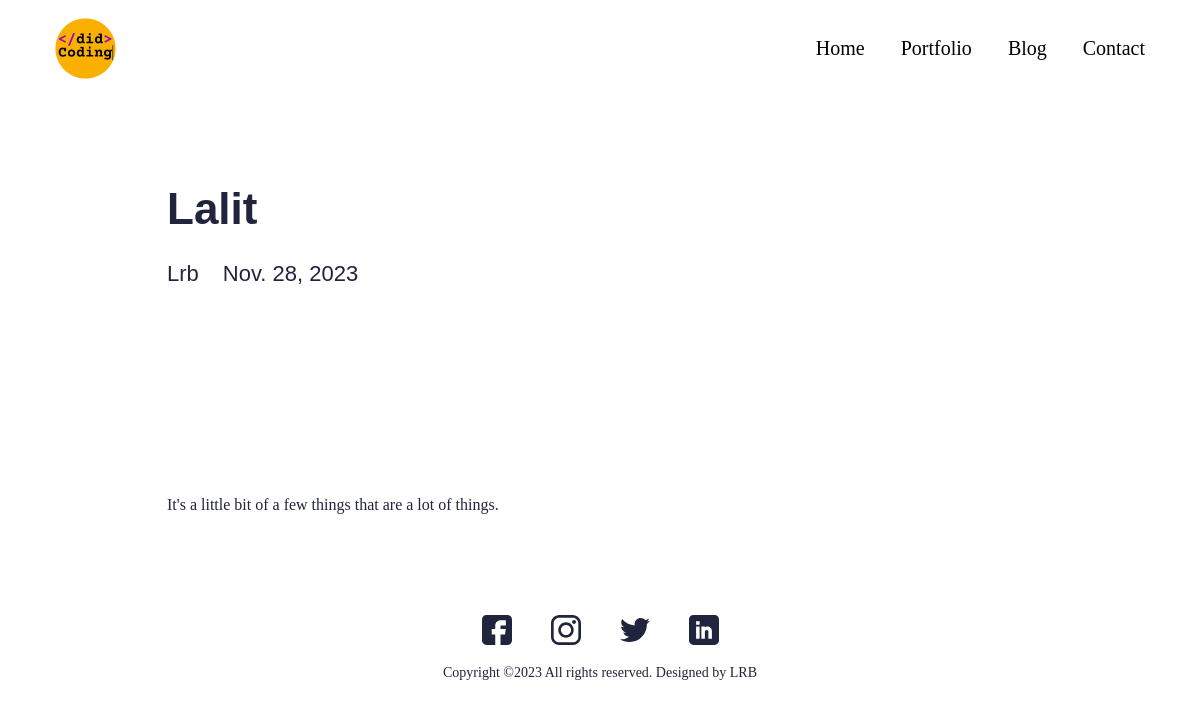
Screenshot of /blog/lalit with the database file from the repository.
### main/models.py (models this page shows, shortened)
class Blog(models.Model):
    class Meta:
        verbose_name_plural = 'Blog Profiles'
        verbose_name = 'Blog'
        ordering = ["timestamp"]
    timestamp = models.DateTimeField(auto_now_add=True)
    author = models.CharField(max_length=200, blank=True, null=True)
    name = models.CharField(max_length=200, blank=True, null=True)
    description = models.CharField(max_length=500, blank=True, null=True)
    body = RichTextField(blank=True, null=True)
    slug = models.SlugField(null=True, blank=True)
    image = models.ImageField(blank=True, null=True, upload_to="blog")
    is_active = models.BooleanField(default=True)

### main/views.py (the view)
# urls.py: path('blog/<slug:slug>', views.BlogDetailView.as_view(), name="blog"),
class BlogDetailView(generic.DetailView):
	model = Blog
	template_name = "main/blog-detail.html"

### digital_resume/context_processors.py (called while the page is built)
def project_context(request):
    context = {
        'me' : User.objects.first(),
    }
    return context

### main/templates/main/blog-detail.html (shortened to what this page needs)
{% extends 'main/base.html' %}
{% load static %}
{% block content %}
<section>
  <div class="innerPageBannerCol">
    <div class="container">
      <div class="row g-4 g-md-3  align-items-center">
        <div class="col-md-6">
          <div class="bannerContent">
            <h1 class="xlTitle pb-md-3">{{object.name|title}}</h1>
          </div>
        </div>
      </div>
      <div class="row">
        <div class="col-md-auto">
          <div class="authorCol">
            <h4 class="smTitle pb-3">{{object.author|title}}</h4>
          </div>
        </div>
        <div class="col-md">
          <h4 class="smTitle pb-3">{{object.timestamp.date}}</h4>
        </div>
      </div>
    </div>
  </div>
</section>
<section>
  <div class="sectionSpaceSm">
    <div class="container">
      {{object.body|safe}}
    </div>
  </div>
</section>
{% endblock %}

### static/css/style.css (style rules this page uses)
:root { --primaryColor: #9C07B6; --primaryDarkColor: #3D0048; --primaryHoverColor: #900AA8; --secondaryColor: #F9B000; --baseColor: #21243D; --baseFont: 'Georgia', serif; --titleFont: 'Helvetica', sans-serif; --regular: 400; --medium: 500; --bold: 700; --black: 900; --lightBg: #F1F1F1; }
html { scroll-behavior: smooth; }
body { font-family: var(--baseFont); color: var(--baseColor); line-height: normal; }
.xlTitle { font-size: 44px; line-height: 1.3; font-weight: var(--bold); font-family: var(--titleFont) }
.smTitle { font-size: 22px; line-height: normal; font-weight: var(--regular); font-family: var(--titleFont) }
.sectionSpaceSm { padding: 35px 0; }
.innerPageBannerCol { padding: 180px 0 150px; }
@media (min-width:992px) { .container, .container-lg, .container-md, .container-sm, .container-xl, .container-xxl { max-width: 890px; } }

### rows the page displays
Blog: name "Lalit", author "Lrb", timestamp "Nov. 28, 2023", body "It's a little bit of a few things that are a lot of things."
